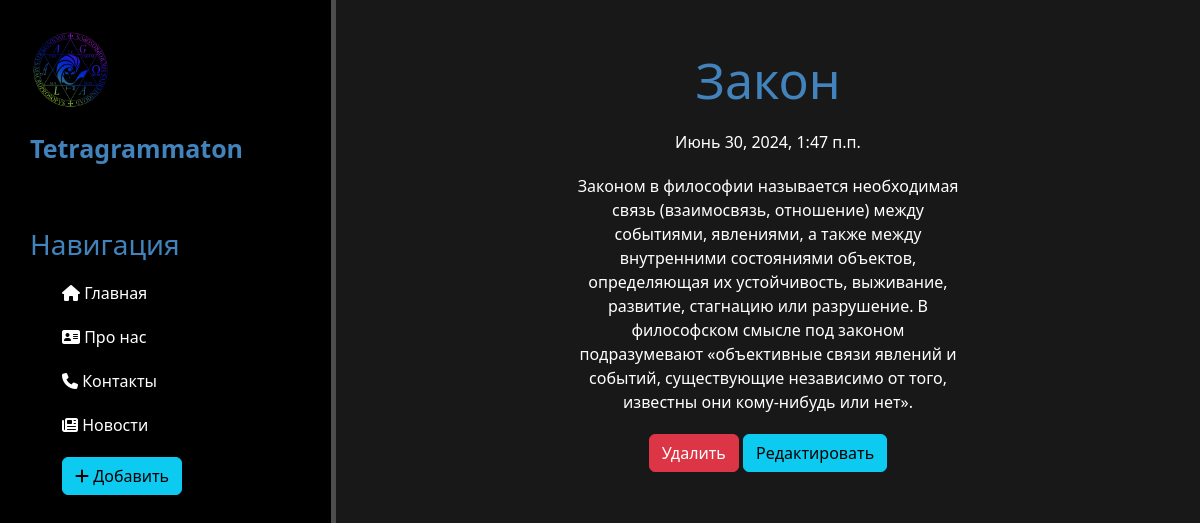
The page /news/2 on the database its author committed.
### news/models.py (models this page shows, shortened)
class Articles(models.Model):
    title = models.CharField('Название', max_length=50)
    anons = models.CharField('Анонс', max_length=250)
    full = models.TextField('Статья')
    date = models.DateTimeField('Дата публикации')
    class Meta:
        verbose_name = 'Новость'
        verbose_name_plural = 'Новости'

### news/views.py (the view)
# urls.py: path('<int:pk>', views.NewsDetailView.as_view(), name='news-detail'),
class NewsDetailView(DetailView):
    model = Articles
    template_name = 'news/details_view.html'
    context_object_name = 'article'

### news/templates/news/details_view.html (shortened to what this page needs)
{% extends 'main/layout.html' %}
{% block content %}
    <div class="features">
        <h1>{{ article.title }}</h1>
        <p>{{ article.date }}</p>
        <p>{{ article.full }}</p>
        <a href="{% url 'news-delete' article.id %}" class="btn btn-danger">Удалить</a>
        <a href="{% url 'news-update' article.id %}" class="btn btn-info">Редактировать</a>
    </div>
{% endblock %}

### main/static/main/css/main.css (style rules this page uses)
body { background: #181818; }
main .features { float: left; color: #fff; margin-top: 50px; text-align: center; width: 72%; }
main .features h1 { font-size: 50px; color: #4283bb; }
main .features p { max-width: 400px; margin: 20px auto }

### rows shown on the page
Articles: title "Закон", date "Июнь 30, 2024, 1:47 п.п.", full "Законом в философии называется необходимая связь (взаимосвязь, отношение) между событиями, явлениями, а также между внутренними состояниями объектов, определяющая их устойчивость, выживание, развитие, стагнацию или разрушение. В философском смысле под законом подразумевают «объективные связи явлений и событий, существующие независимо от того, известны они кому-нибудь или нет»."
